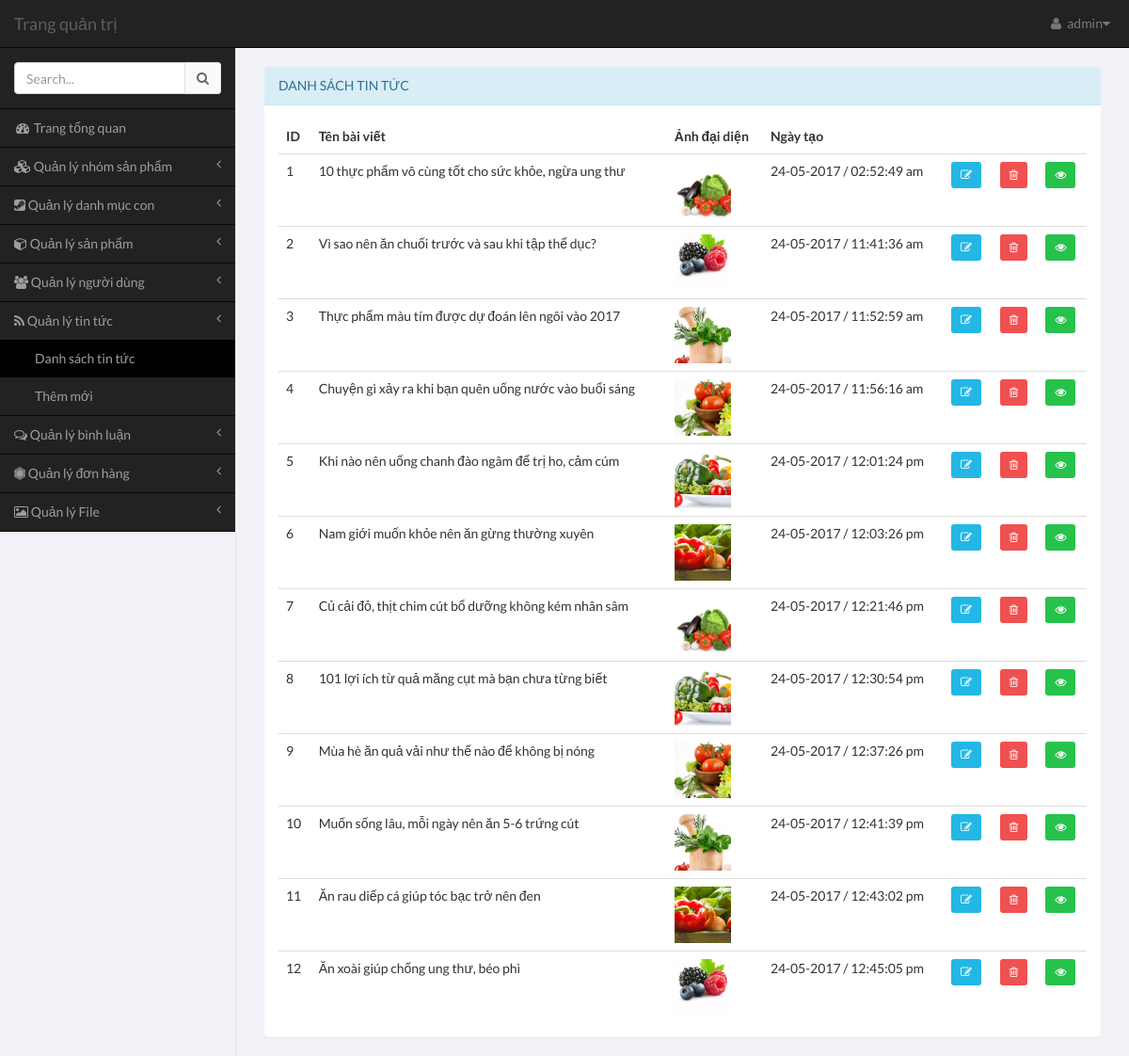
Page /admin/pages/index.php?module=blog&action=list (signed in) on the committed database.
### tables this page shows
CREATE TABLE `blog` (
  `id` int(11) NOT NULL,
  `image_title` varchar(255) NOT NULL,
  `name` varchar(255) NOT NULL,
  `title` varchar(255) NOT NULL,
  `content` text NOT NULL,
  `date` int(11) DEFAULT NULL
);

### common/database.php (called while the page is built, shortened)
<?php
$mysqli = mysqli_connect(DB_HOST, DB_USER, DB_PASS, DB_NAME);
mysqli_set_charset($mysqli,"utf8");
function get_all($table,$fiels_name = false,$field_val = false,$limit = false){
	global $mysqli;
	$data = [];
	$sql = "SELECT * FROM $table";
	$res = mysqli_query($mysqli,$sql);
	if ($res && mysqli_num_rows($res)) {
		while ($row = mysqli_fetch_assoc($res)) {
			$data[] = $row;
		}
	}
	return $data;
}
?>

### admin/pages/modules/blog/list.php (the view)
<?php
$blog = get_all('blog');
?>
	<div class="row" >
		<div class="col-xs-12">
			<section class="panel panel-info" style="margin-top: 20px;">
			                              <header class="panel-heading">
			                                  Danh sách tin tức
			                            </header>
			                            <div class="panel-body table-responsive">
			                                <table class="table table-hover">
			                                  <thead>
			                                    <tr>
			                                      <th>ID</th>
			                                      <th>Tên bài viết</th>
			                                      <th>Ảnh đại diện</th>
			                                      <th>Ngày tạo</th>
			                                      <th></th>
			                                  </tr>
			                              </thead>
			                              <tbody>
			                                <?php if($blog) :
			                                    foreach ($blog as $row) :
			                                ?>
			                                <tr>
			                                    <td><?php echo $row['id']; ?></td>
			                                    <td><?php echo $row['name']; ?></td>
			                                   <td class="fix-img"><img src="../../uploads/products/<?php echo $row['image_title']; ?>" width="auto"></td>
			                                    <td><?php echo date('d-m-Y / h:i:s a',$row['date']); ?></td>
			                                  <td>
			                                      <a href="<?php to('blog','edit',$row['id']) ?>" type="button" class="btn btn-sm btn-info" title="Sửa">
			                                          <i class="fa fa-pencil-square-o"></i>
			                                      </a>
			                                  </td>
			                                  <td>
			                                      <a href="<?php to('blog','delete',$row['id']) ?>" title="Xóa" type="button" class="btn btn-sm btn-danger" title="Sửa" onclick="return confirm('Are you sure ? ')">
			                                          <i class="fa fa-trash-o" ></i>
			                                      </a>
			                                  </td>
			                                  <td>
			                                      <a href="<?php to('blog','view',$row['id']) ?>" type="button" class="btn btn-sm btn-success" title="Xem chi tiết">
			                                          <i class="fa fa-eye" ></i>
			                                      </a>
			                                  </td>
			                              </tr>
			                                <?php endforeach; endif; ?>
			                                </tbody>
			                            </table>
			                            </div>
			                            </section>
		</div>
</div>

### rows in the picture
blog: id "1", name "10 thực phẩm vô cùng tốt cho sức khỏe, ngừa ung thư", image_title (picture), date "24-05-2017 / 02:52:49 am"
blog: id "2", name "Vì sao nên ăn chuối trước và sau khi tập thể dục?", image_title (picture), date "24-05-2017 / 11:41:36 am"
blog: id "3", name "Thực phẩm màu tím được dự đoán lên ngôi vào 2017", image_title (picture), date "24-05-2017 / 11:52:59 am"
blog: id "4", name "Chuyện gì xảy ra khi bạn quên uống nước vào buổi sáng", image_title (picture), date "24-05-2017 / 11:56:16 am"
blog: id "5", name "Khi nào nên uống chanh đào ngâm để trị ho, cảm cúm", image_title (picture), date "24-05-2017 / 12:01:24 pm"
blog: id "6", name "Nam giới muốn khỏe nên ăn gừng thường xuyên", image_title (picture), date "24-05-2017 / 12:03:26 pm"
blog: id "7", name "Củ cải đỏ, thịt chim cút bổ dưỡng không kém nhân sâm", image_title (picture), date "24-05-2017 / 12:21:46 pm"
blog: id "8", name "101 lợi ích từ quả măng cụt mà bạn chưa từng biết", image_title (picture), date "24-05-2017 / 12:30:54 pm"
blog: id "9", name "Mùa hè ăn quả vải như thế nào để không bị nóng", image_title (picture), date "24-05-2017 / 12:37:26 pm"
blog: id "10", name "Muốn sống lâu, mỗi ngày nên ăn 5-6 trứng cút", image_title (picture), date "24-05-2017 / 12:41:39 pm"
blog: id "11", name "Ăn rau diếp cá giúp tóc bạc trở nên đen", image_title (picture), date "24-05-2017 / 12:43:02 pm"
blog: id "12", name "Ăn xoài giúp chống ung thư, béo phì", image_title (picture), date "24-05-2017 / 12:45:05 pm"

### other values in the picture
$user['username'] "admin"
